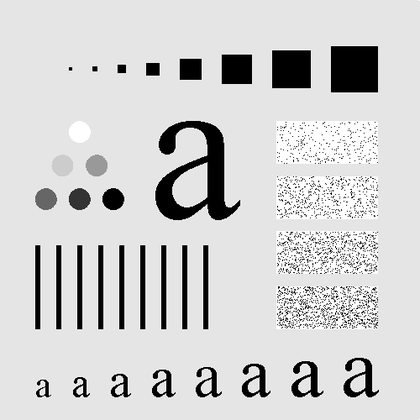
%> input picture 数字图像处理实验/lab4/IMAGES/Fig_test_pattern_blurring_orig.tif, 420 x 420 px, shrunk from 500 x 500 before the run
$ octave p4a1.m   (GNU Octave 9; MATLAB toolbox functions it lacks are replaced by stand-ins)
%> lines starting %> are read from the running program, lines starting %| are printed output that depends on the picture
clc;clear;close all;
image = imread('Fig_test_pattern_blurring_orig.tif');
%> image is the input picture: size 420x420 uint8; min 0, max 255, mean 207.2
image = im2double(image);
%> image: size 420x420 double
subplot(2,3,1);
imshow(image)
title('original image');
w = [3,5,9,15,35]; %定义w为每个fliter的维数
x = size(image,1);
%> x = 420
y = size(image,2);
%> y = 420
for k = 1:5
%> this loop made 5 passes; what is shown inside it comes from the first
    subplot(2,3,k+1);
    stp = (w(k)+1)/2; %定义stp为每次w的步长
    f1 = ones(w(k),w(k));
    for i=stp:x-stp+1
        for j = stp:y-stp+1
            s1 = image(i-stp+1:i+stp-1,j-stp+1:j+stp-1).* f1;
            image(i,j) = sum(s1(:))/(w(k)*w(k));
        end
    end
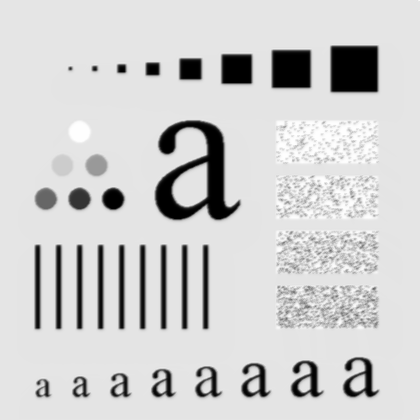
%> image: size 420x420 double; min 3.98e-17, max 1, mean 0.812
    imshow(image)
    title(sprintf('make size:%d*%d',w(k),w(k)))
end
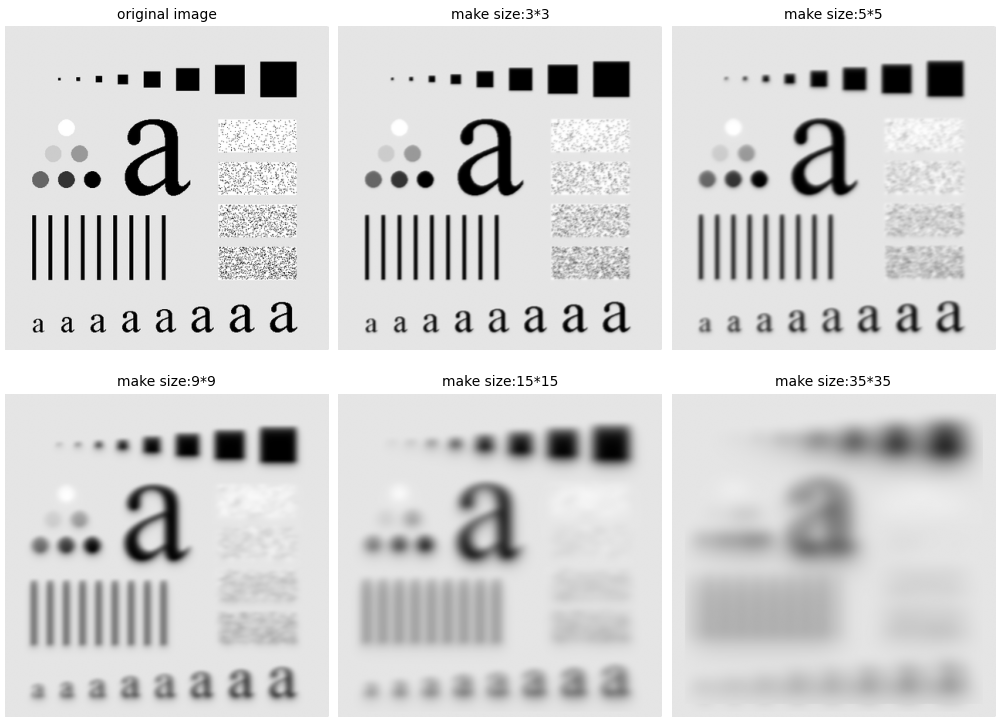
%> figure redrawn from the program's plot data, 6 panels
